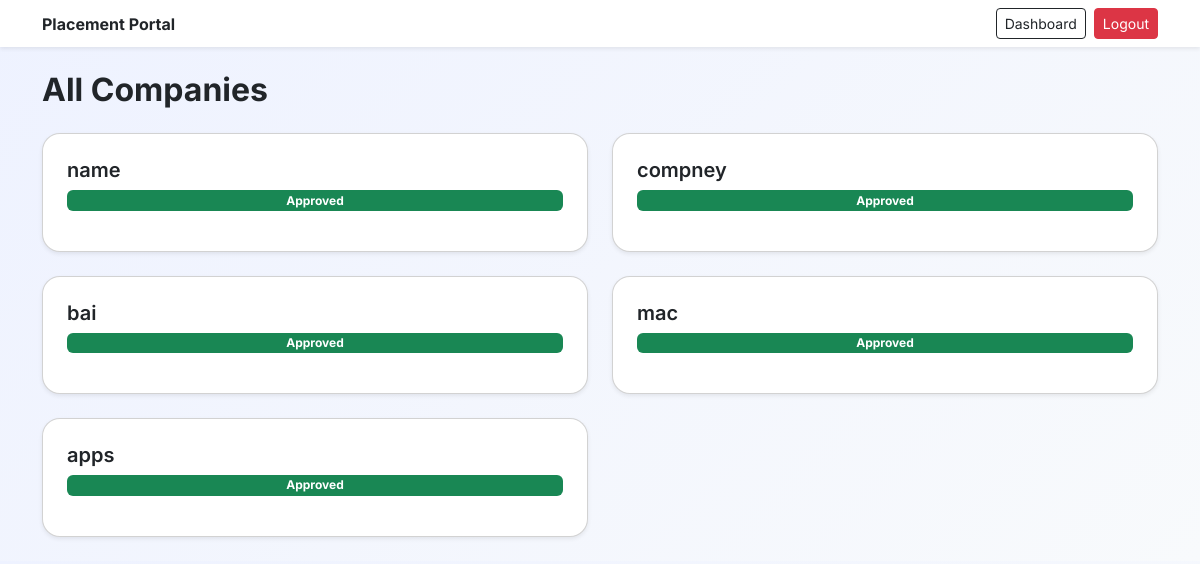
The page /admin/companies (signed in) on the database as committed earlier.
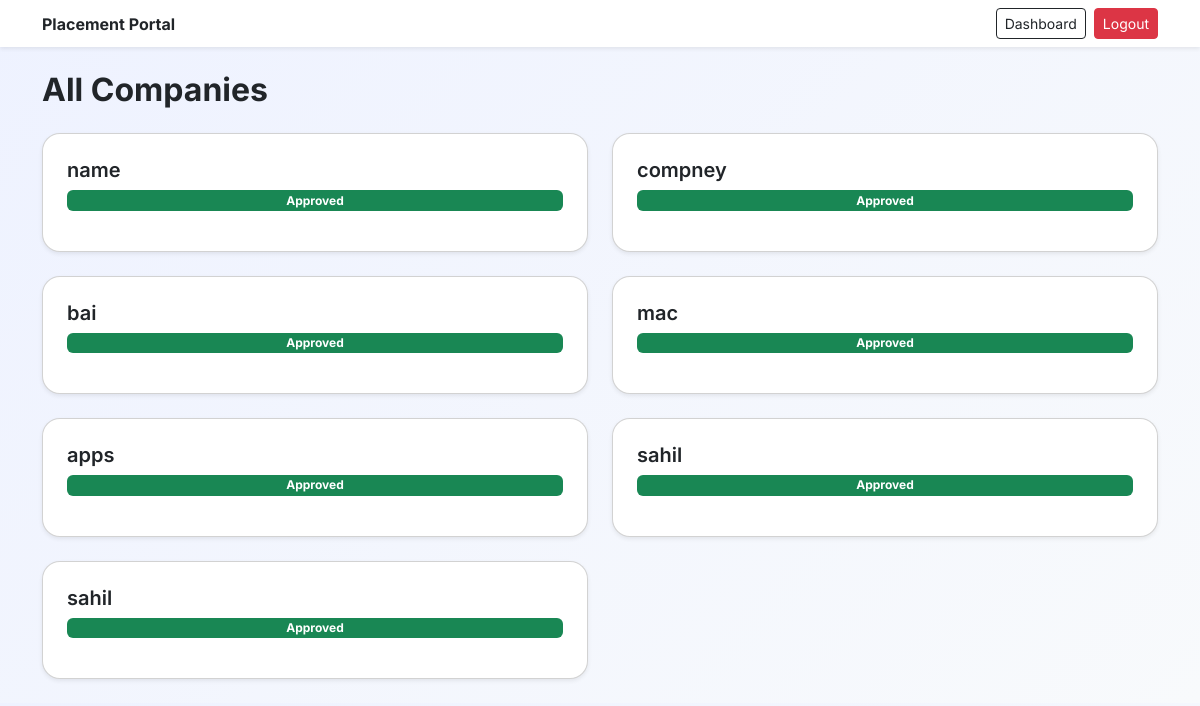
The same page on the database as committed later.
### app.py (models this page shows)
class Company(db.Model):
    id = db.Column(db.Integer, primary_key=True)
    user_id = db.Column(db.Integer)
    company_name = db.Column(db.String(100))
    hr_contact = db.Column(db.String(100))
    website = db.Column(db.String(100))
    approval_status = db.Column(db.String(20), default="pending")

### app.py (the view)
@app.route("/admin/companies")
def all_companies():
    if session.get("role") != "admin":
        return redirect("/")
    companies = Company.query.all()
    return render_template("admin/all_company.html", companies=companies)

### app.py (called while the page is built)
@app.before_request
def clear_session_on_restart():
    if not hasattr(app, "session_cleared"):
        session.clear()
        app.session_cleared = True

### templates/admin/all_company.html (shortened to what this page needs)
<!DOCTYPE html>
<html>
<head>
    <link href="https://cdn.jsdelivr.net/npm/bootstrap@5.3.0/dist/css/bootstrap.min.css" rel="stylesheet">
    <link rel="stylesheet" href="{{ url_for('static', filename='style.css') }}">
</head>
<body style="background: linear-gradient(135deg, #eef2ff, #f8fafc);">
<nav class="navbar navbar-light bg-white shadow-sm mb-4">
    <div class="container d-flex justify-content-between">
        <span class="fw-bold">Placement Portal</span>
        <div class="d-flex align-items-center">
            <a href="/admin" class="btn btn-outline-dark btn-sm me-2">
                Dashboard
            </a>
            <a href="/logout" class="btn btn-danger btn-sm">
                Logout
            </a>
        </div>
    </div>
</nav>
<div class="container">
<h2 class="fw-bold mb-4">All Companies</h2>
<div class="row">
{% for c in companies %}
<div class="col-md-6">
    <div class="card p-4 mb-4 shadow-sm">
        <h5 class="fw-semibold">{{ c.company_name }}</h5>
        {% if c.approval_status == "approved" %}
            <span class="badge bg-success mb-3">Approved</span>
        {% else %}
            <span class="badge bg-warning text-dark mb-3">Pending</span>
        {% endif %}
    </div>
</div>
{% endfor %}
</div>
</div>
</body>
</html>

Rows that differ between the two databases and show on the page:
added Company: company_name "sahil", approval_status "Approved"
added Company: company_name "sahil", approval_status "Approved"
